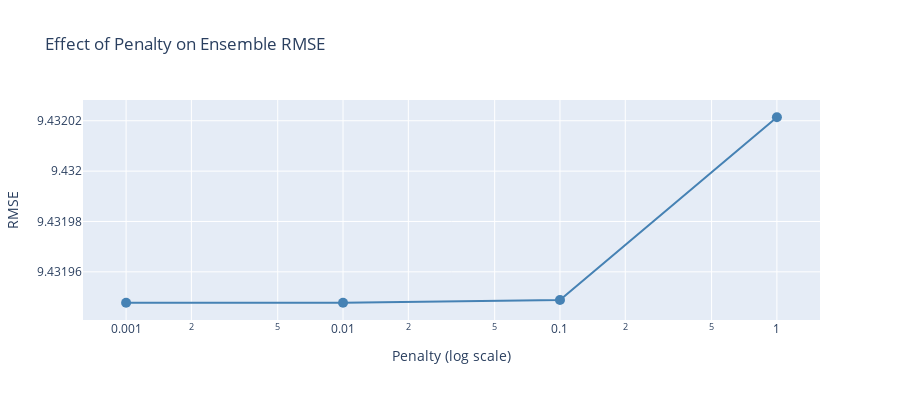

Notebook source saved alongside this figure:
### Code cell
# Visualize penalty effect
fig = go.Figure()

fig.add_trace(go.Scatter(
    x=results_df['penalty'],
    y=results_df['rmse'],
    mode='lines+markers',
    name='RMSE',
    line=dict(color='steelblue', width=2),
    marker=dict(size=10)
))

fig.update_layout(
    title="Effect of Penalty on Ensemble RMSE",
    xaxis_title="Penalty (log scale)",
    xaxis_type="log",
    yaxis_title="RMSE",
    height=400
)

fig.show()

### Figure 1 — Plotly figure (JSON) as saved in the notebook; plotly's stock layout.template omitted (floating-point values rounded to 4 significant figures)
{"data": [{"line": {"color": "steelblue", "width": 2}, "marker": {"size": 10}, "mode": "lines+markers", "name": "RMSE", "type": "scatter", "x": [0.001, 0.01, 0.1, 1.0], "y": [9.432, 9.432, 9.432, 9.432]}], "layout": {"height": 400, "title": {"text": "Effect of Penalty on Ensemble RMSE"}, "xaxis": {"title": {"text": "Penalty (log scale)"}, "type": "log"}, "yaxis": {"title": {"text": "RMSE"}}}}
